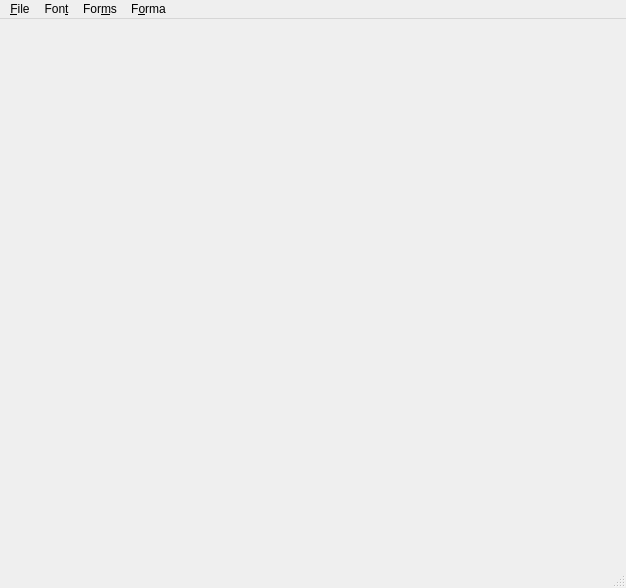
<?xml version="1.0" encoding="UTF-8"?>
<ui version="4.0">
 <class>MainWindow</class>
 <widget class="QMainWindow" name="MainWindow">
  <property name="geometry">
   <rect>
    <x>0</x>
    <y>0</y>
    <width>626</width>
    <height>588</height>
   </rect>
  </property>
  <property name="windowTitle">
   <string>MainWindow</string>
  </property>
  <widget class="QWidget" name="centralwidget">
   <layout class="QVBoxLayout" name="verticalLayout">
    <item>
     <widget class="PathStrokeRendererEx" name="pathStrokeRendererEx"/>
    </item>
   </layout>
  </widget>
  <widget class="QMenuBar" name="menubar">
   <property name="geometry">
    <rect>
     <x>0</x>
     <y>0</y>
     <width>626</width>
     <height>25</height>
    </rect>
   </property>
   <widget class="QMenu" name="menu_File">
    <property name="title">
     <string>&amp;File</string>
    </property>
    <addaction name="action_Open"/>
    <addaction name="action_Save"/>
    <addaction name="actionSave_as"/>
    <addaction name="actionC_lose"/>
    <addaction name="actionE_xit"/>
   </widget>
   <widget class="QMenu" name="menuFon_t">
    <property name="title">
     <string>Fon&amp;t</string>
    </property>
    <addaction name="action_Header"/>
    <addaction name="actionDraw_Vars"/>
   </widget>
   <widget class="QMenu" name="menuFor_ms">
    <property name="title">
     <string>For&amp;ms</string>
    </property>
    <addaction name="action_Header_2"/>
    <addaction name="action_Edit"/>
    <addaction name="separator"/>
    <addaction name="action_Prev"/>
    <addaction name="action_Next"/>
    <addaction name="action_Start"/>
    <addaction name="actionEnd"/>
    <addaction name="separator"/>
    <addaction name="actionFind"/>
    <addaction name="separator"/>
    <addaction name="actionAdd_after"/>
    <addaction name="actionAdd_before"/>
    <addaction name="separator"/>
    <addaction name="action_Delete"/>
   </widget>
   <widget class="QMenu" name="menuF_orma">
    <property name="title">
     <string>F&amp;orma</string>
    </property>
    <addaction name="actionEdit"/>
    <addaction name="separator"/>
    <addaction name="actionPrev"/>
    <addaction name="actionNext"/>
    <addaction name="actionStart"/>
    <addaction name="actionEnd_2"/>
    <addaction name="separator"/>
    <addaction name="actionAdd_past"/>
    <addaction name="actionAdd_before_2"/>
    <addaction name="separator"/>
    <addaction name="actionDelete"/>
    <addaction name="actionBackspace"/>
   </widget>
   <addaction name="menu_File"/>
   <addaction name="menuFon_t"/>
   <addaction name="menuFor_ms"/>
   <addaction name="menuF_orma"/>
  </widget>
  <widget class="QStatusBar" name="statusbar"/>
  <action name="action_Open">
   <property name="text">
    <string>&amp;Open</string>
   </property>
  </action>
  <action name="action_Save">
   <property name="text">
    <string>&amp;Save</string>
   </property>
  </action>
  <action name="actionSave_as">
   <property name="text">
    <string>Save &amp;as</string>
   </property>
  </action>
  <action name="actionC_lose">
   <property name="text">
    <string>C&amp;lose</string>
   </property>
  </action>
  <action name="actionE_xit">
   <property name="text">
    <string>E&amp;xit</string>
   </property>
  </action>
  <action name="action_Header">
   <property name="text">
    <string>&amp;Header...</string>
   </property>
  </action>
  <action name="actionDraw_Vars">
   <property name="text">
    <string>Draw &amp;Vars...</string>
   </property>
  </action>
  <action name="action_Header_2">
   <property name="text">
    <string>&amp;Header</string>
   </property>
  </action>
  <action name="action_Edit">
   <property name="text">
    <string>&amp;Edit</string>
   </property>
  </action>
  <action name="action_Prev">
   <property name="text">
    <string>&amp;Prev</string>
   </property>
  </action>
  <action name="action_Next">
   <property name="text">
    <string>&amp;Next</string>
   </property>
  </action>
  <action name="action_Start">
   <property name="text">
    <string>&amp;Start</string>
   </property>
  </action>
  <action name="actionEnd">
   <property name="text">
    <string>En&amp;d</string>
   </property>
  </action>
  <action name="actionFind">
   <property name="text">
    <string>F&amp;ind...</string>
   </property>
  </action>
  <action name="actionAdd_after">
   <property name="text">
    <string>&amp;Add after</string>
   </property>
  </action>
  <action name="actionAdd_before">
   <property name="text">
    <string>Add &amp;before</string>
   </property>
  </action>
  <action name="action_Delete">
   <property name="text">
    <string>&amp;Delete...</string>
   </property>
  </action>
  <action name="actionEdit">
   <property name="text">
    <string>Edit</string>
   </property>
  </action>
  <action name="actionPrev">
   <property name="text">
    <string>Prev</string>
   </property>
  </action>
  <action name="actionNext">
   <property name="text">
    <string>Next</string>
   </property>
  </action>
  <action name="actionStart">
   <property name="text">
    <string>Start</string>
   </property>
  </action>
  <action name="actionEnd_2">
   <property name="text">
    <string>End</string>
   </property>
  </action>
  <action name="actionAdd_past">
   <property name="text">
    <string>Add past</string>
   </property>
  </action>
  <action name="actionAdd_before_2">
   <property name="text">
    <string>Add before</string>
   </property>
  </action>
  <action name="actionDelete">
   <property name="text">
    <string>Delete</string>
   </property>
  </action>
  <action name="actionBackspace">
   <property name="text">
    <string>Backspace</string>
   </property>
  </action>
 </widget>
 <customwidgets>
  <customwidget>
   <class>PathStrokeRendererEx</class>
   <extends>QWidget</extends>
   <header>pathstroke.h</header>
  </customwidget>
 </customwidgets>
 <resources/>
 <connections/>
</ui>
